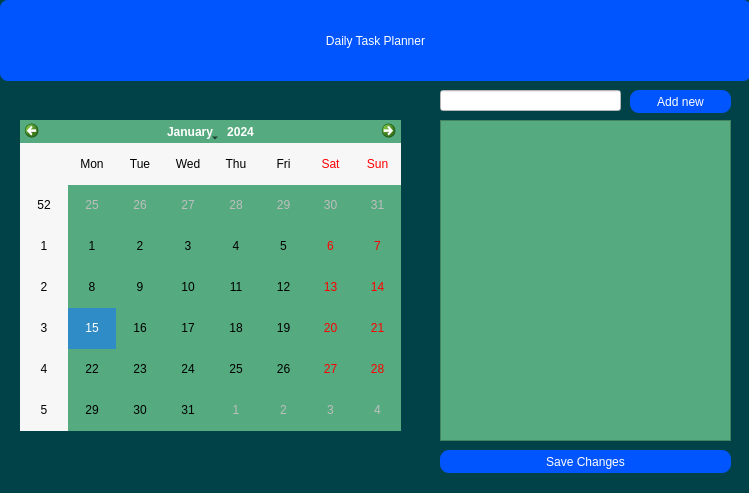
<?xml version="1.0" encoding="UTF-8"?>
<ui version="4.0">
 <class>Form</class>
 <widget class="QWidget" name="Form">
  <property name="geometry">
   <rect>
    <x>0</x>
    <y>0</y>
    <width>749</width>
    <height>493</height>
   </rect>
  </property>
  <property name="windowTitle">
   <string>Form</string>
  </property>
  <property name="autoFillBackground">
   <bool>false</bool>
  </property>
  <property name="styleSheet">
   <string notr="true">background:rgb(1, 65, 72)</string>
  </property>
  <widget class="QCalendarWidget" name="calendarWidget">
   <property name="geometry">
    <rect>
     <x>20</x>
     <y>120</y>
     <width>381</width>
     <height>311</height>
    </rect>
   </property>
   <property name="autoFillBackground">
    <bool>false</bool>
   </property>
   <property name="styleSheet">
    <string notr="true">font: 10pt &quot;Times New Roman&quot;;
background:rgb(85, 170, 127)</string>
   </property>
  </widget>
  <widget class="QListWidget" name="tasksListWidget">
   <property name="geometry">
    <rect>
     <x>440</x>
     <y>120</y>
     <width>291</width>
     <height>321</height>
    </rect>
   </property>
   <property name="styleSheet">
    <string notr="true">background:rgb(85, 170, 127);
font: 12pt &quot;Times New Roman&quot;;</string>
   </property>
  </widget>
  <widget class="QPushButton" name="saveButton">
   <property name="geometry">
    <rect>
     <x>440</x>
     <y>450</y>
     <width>291</width>
     <height>23</height>
    </rect>
   </property>
   <property name="styleSheet">
    <string notr="true">font: 11pt &quot;Times New Roman&quot;;
background-color:rgb(0, 85, 255);
color:white;
border-radius:9px;</string>
   </property>
   <property name="text">
    <string>Save Changes</string>
   </property>
  </widget>
  <widget class="QPushButton" name="addButton">
   <property name="geometry">
    <rect>
     <x>630</x>
     <y>90</y>
     <width>101</width>
     <height>23</height>
    </rect>
   </property>
   <property name="styleSheet">
    <string notr="true">font: 11pt &quot;Times New Roman&quot;;
background-color:rgb(0, 85, 255);
color:white;
border-radius:9px;</string>
   </property>
   <property name="text">
    <string>Add new</string>
   </property>
  </widget>
  <widget class="QLabel" name="label">
   <property name="geometry">
    <rect>
     <x>0</x>
     <y>0</y>
     <width>751</width>
     <height>81</height>
    </rect>
   </property>
   <property name="styleSheet">
    <string notr="true">font: 24pt &quot;Times New Roman&quot;;
background:rgb(0, 85, 255);
color:white;
border-radius:8px;
</string>
   </property>
   <property name="text">
    <string>Daily Task Planner</string>
   </property>
   <property name="alignment">
    <set>Qt::AlignCenter</set>
   </property>
  </widget>
  <widget class="QLineEdit" name="lineEdit">
   <property name="geometry">
    <rect>
     <x>440</x>
     <y>90</y>
     <width>181</width>
     <height>21</height>
    </rect>
   </property>
   <property name="styleSheet">
    <string notr="true">background-color:rgb(255, 255, 255);
font: 10pt &quot;Times New Roman&quot;;
</string>
   </property>
  </widget>
 </widget>
 <resources/>
 <connections/>
</ui>
